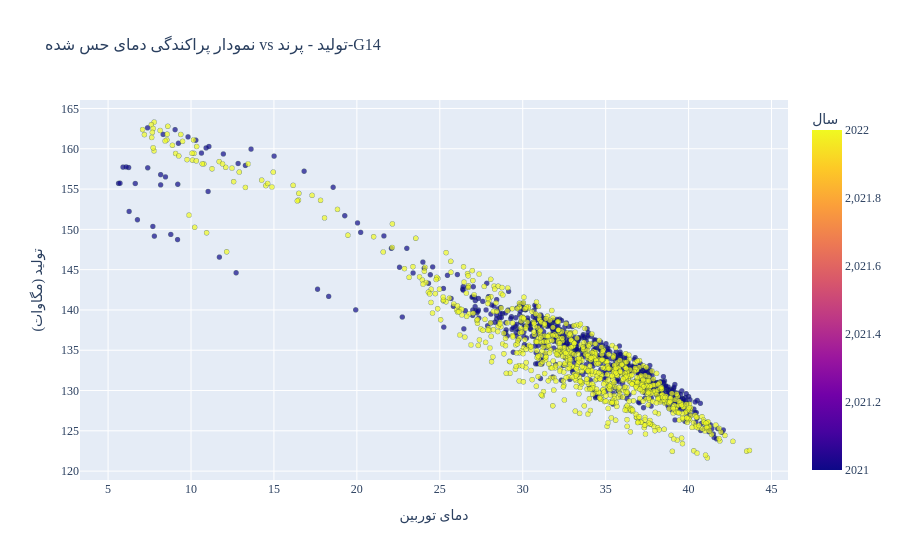

Notebook source saved alongside this figure:
### Code cell
import plotly.express as px
import plotly.graph_objects as go

power_plants = df_s[['name', 'code']].drop_duplicates()
for _, row in power_plants.iterrows():
    name, code = row['name'], row['code']

    # فیلتر کردن دادهها
    df_s2 = df_s[(df_s['name'] == name) & (df_s['code'] == code) & (df_s["is_good_peak"] >= 3)]
    df_sen2 = df_sen[df_sen['PowerPlantName'] == name]
    df_merged = pd.merge(df_s2, df_sen2, on="datetime", how="inner")
    #print(len(df_merged), len(df_s2))

    # انتخاب ستونهای مورد نیاز و حذف مقادیر NaN
    my_cols = df_merged[['date', 'hour', 'temperature', 'Value', 'generation']].dropna()
    gens = my_cols['generation'].values
    temp_senses = my_cols['Value'].values
    my_cols['date'] = pd.to_datetime(my_cols['date'])
    my_cols['year'] = my_cols['date'].dt.year

    # ایجاد نمودار پراکندگی
    
    fig = px.scatter(
    my_cols,
    x='Value',
    y='generation',
    color='year',
    title=f'نمودار پراکندگی دمای حس شده vs تولید - {name+"-"+code}',
    labels={'Value': 'دمای توربین', 'generation': 'تولید (مگاوات)', 'year': 'سال'},
    hover_data=['date', 'hour', 'temperature'],
    category_orders={'year': ['2021', '2022', '2023', '2024', '2025']}  # ترتیب سالها
    )

    fig.update_traces(marker=dict(size=5, opacity=0.7, line=dict(width=0.5, color='DarkSlateGrey')))

    fig.update_layout(
        font_family='Tahoma',
        title_font_size=16
    )
    fig.write_html(f"{project_root}/src/visualization/unit_figs/generation_vs_temeperature_color/{name}-{code}.html")

### Figure 1 — Plotly figure (JSON) as saved in the notebook; plotly's stock layout.template omitted (floating-point values rounded to 4 significant figures; data arrays with more than 128 entries replaced by an {"elided": "..."} marker saying what was removed)
{"data": [{"customdata": {"elided": "1536x3 mixed values"}, "hovertemplate": "دمای توربین=%{x}<br>تولید (مگاوات)=%{y}<br>date=%{customdata[0]}<br>hour=%{customdata[1]}<br>temperature=%{customdata[2]}<br>سال=%{marker.color}<extra></extra>", "legendgroup": "", "marker": {"color": {"elided": "1536 int values"}, "coloraxis": "coloraxis", "line": {"color": "DarkSlateGrey", "width": 0.5}, "opacity": 0.7, "size": 5, "symbol": "circle"}, "mode": "markers", "name": "", "showlegend": false, "type": "scattergl", "x": {"elided": "1536 float values"}, "xaxis": "x", "y": {"elided": "1536 float values"}, "yaxis": "y"}], "layout": {"coloraxis": {"colorbar": {"title": {"text": "سال"}}, "colorscale": [[0, "#0d0887"], [0.1111, "#46039f"], [0.2222, "#7201a8"], [0.3333, "#9c179e"], [0.4444, "#bd3786"], [0.5556, "#d8576b"], [0.6667, "#ed7953"], [0.7778, "#fb9f3a"], [0.8889, "#fdca26"], [1, "#f0f921"]]}, "font": {"family": "Tahoma"}, "legend": {"tracegroupgap": 0}, "title": {"font": {"size": 16}, "text": "نمودار پراکندگی دمای حس شده vs تولید - پرند-G14"}, "xaxis": {"anchor": "y", "domain": [0, 1], "title": {"text": "دمای توربین"}}, "yaxis": {"anchor": "x", "domain": [0, 1], "title": {"text": "تولید (مگاوات)"}}}}
